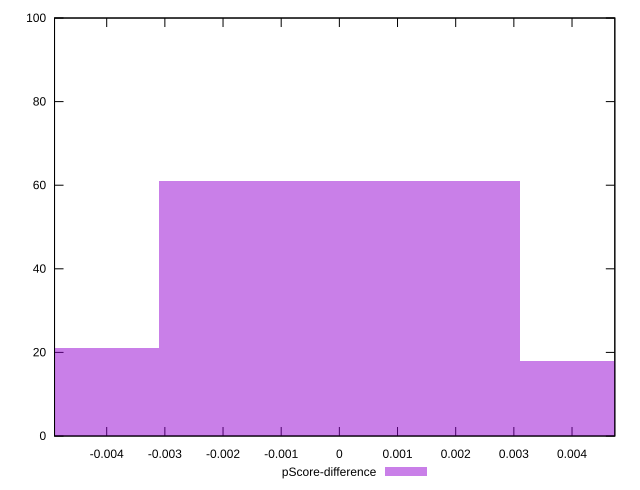

Recreate this plot in gnuplot.
reset

$pScoreDifference <<EOF
0 61
0.00621086508448948 18
-0.00621086508448948 21
EOF

set key outside below
set boxwidth 0.00621086508448948
set xrange [-0.004896835547490874:0.004735827301021733]
set yrange [0:100]
set trange [0:100]
set style fill transparent solid 0.5 noborder
set terminal svg size 640, 490 enhanced background rgb 'white'
set output "reprap/first-contentful-paint/samples/pages+cached+noexternal+nomedia/pScore-difference/histogram.svg"

plot $pScoreDifference title "pScore-difference" with boxes

reset
